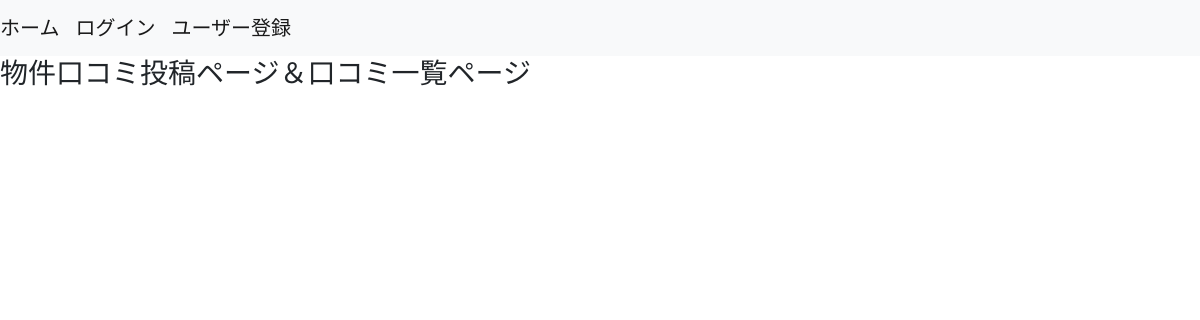
The page /house/post_house_comments/1 on the database as committed earlier.
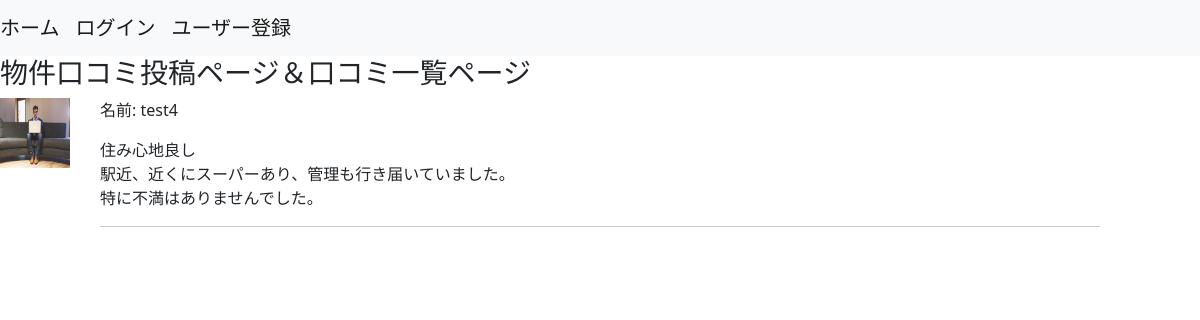
The same page on the database as committed later.
### house/models.py (models this page shows, shortened)
class HouseComments(models.Model):
  comment = models.CharField(max_length=1000)
  user = models.ForeignKey(
    'accounts.Users', on_delete=models.CASCADE
  )
  objects = HouseCommentsManager()
  class Meta:
    db_table = 'house_comments'

### accounts/models.py (models this page shows)
class Users(AbstractBaseUser, PermissionsMixin):
  username = models.CharField(max_length=255)
  age = models.IntegerField(null=True)
  email = models.EmailField(max_length=255, unique=True)
  is_active = models.BooleanField(default=False)
  is_staff = models.BooleanField(default=False)
  picture = models.FileField(null=True,upload_to='picture/')
  objects = UserManager()
  USERNAME_FIELD = 'email'
  REQUIRED_FIELDS = ['username']
  class Meta:
    db_table = 'users'

### house/views.py (the view)
# urls.py: path('post_house_comments/<int:pk>', views.post_house_comments, name='post_house_comments'),
def post_house_comments(request, pk):
  post_house_comment_form = forms.PostHouseCommentForm(request.POST or None) #requestを送信した結果をコメントモデルに挿入するためのform
  house = get_object_or_404(Housing, pk=pk)
  comments = HouseComments.objects.fetch_by_pk(pk) #テーマに対してのコメントを全て取得
  if post_house_comment_form.is_valid():
    post_house_comment_form.instance.house = house #作成されたテーマが対象
    post_house_comment_form.instance.user = request.user #ログインしているログインユーザーが対象
    post_house_comment_form.save() #ここまでだとどのテーマに対するコメント？誰がコメント？かわからないので要素を入れる
    return redirect('house:post_house_comments', pk=pk)
  return render(
    request, 'house/post_house_comments.html', context={
      'post_house_comment_form':post_house_comment_form,
      'comments':comments,
    }
  )

### house/models.py (called while the page is built)
  def fetch_by_pk(self, pk):
    return self.filter(id=pk).order_by('pk').all()

### templates/house/post_house_comments.html (shortened to what this page needs)
{% extends 'base.html' %}
{% block content %}
<h3>物件口コミ投稿ページ＆口コミ一覧ページ</h3>
{% for comment in comments %}
<div class='col-1 offset-0'>
  {% if comment.user.picture %}
    <img style='float:left;' width='70px' height='70px' src='{{ comment.user.picture.url }}'>
  {% endif %}
</div>
<div class='col-8 offset-1'>
  <p>名前: {{ comment.user.username }}</p>
  <p>{{ comment.comment | linebreaks }}</p>
</div>
<div class='col-10 offset-1'>
  <hr>
</div>
{% endfor %}
{% endblock %}

### templates/base.html (shortened to what this page needs)
<!DOCTYPE html>
<html lang='ja'>
  <head>
    <link href="https://cdn.jsdelivr.net/npm/bootstrap@5.0.2/dist/css/bootstrap.min.css" rel="stylesheet">
  </head>
  <body>
    <nav class='navbar navbar-expand-lg navbar-light bg-light'>
      <a class='navbar-brand' href='{% url 'accounts:home' %}'>ホーム</a>
      {% if user.is_authenticated %}
      <a class='navbar-brand' href='{% url 'accounts:user_logout' %}'>ログアウト</a>
      <a class='navbar-brand' href='{% url 'house:list_house' %}'>物件一覧</a>
      <a class='navbar-brand' href='{% url 'accounts:user_edit' %}'>ユーザー情報更新</a>
      {% else %}
      <a class='navbar-brand' href='{% url 'accounts:user_login' %}'>ログイン</a>
      <a class='navbar-brand' href='{% url 'accounts:regist' %}'>ユーザー登録</a>
      {% endif %}
    </nav>
  {% block content %}{% endblock %}
  </body>
</html>

Rows that differ between the two databases and show on the page:
added HouseComments: user.picture (picture), user.username "test4", comment "住み心地良し 駅近、近くにスーパーあり、管理も行き届いていました。 特に不満はありませんでした。"
